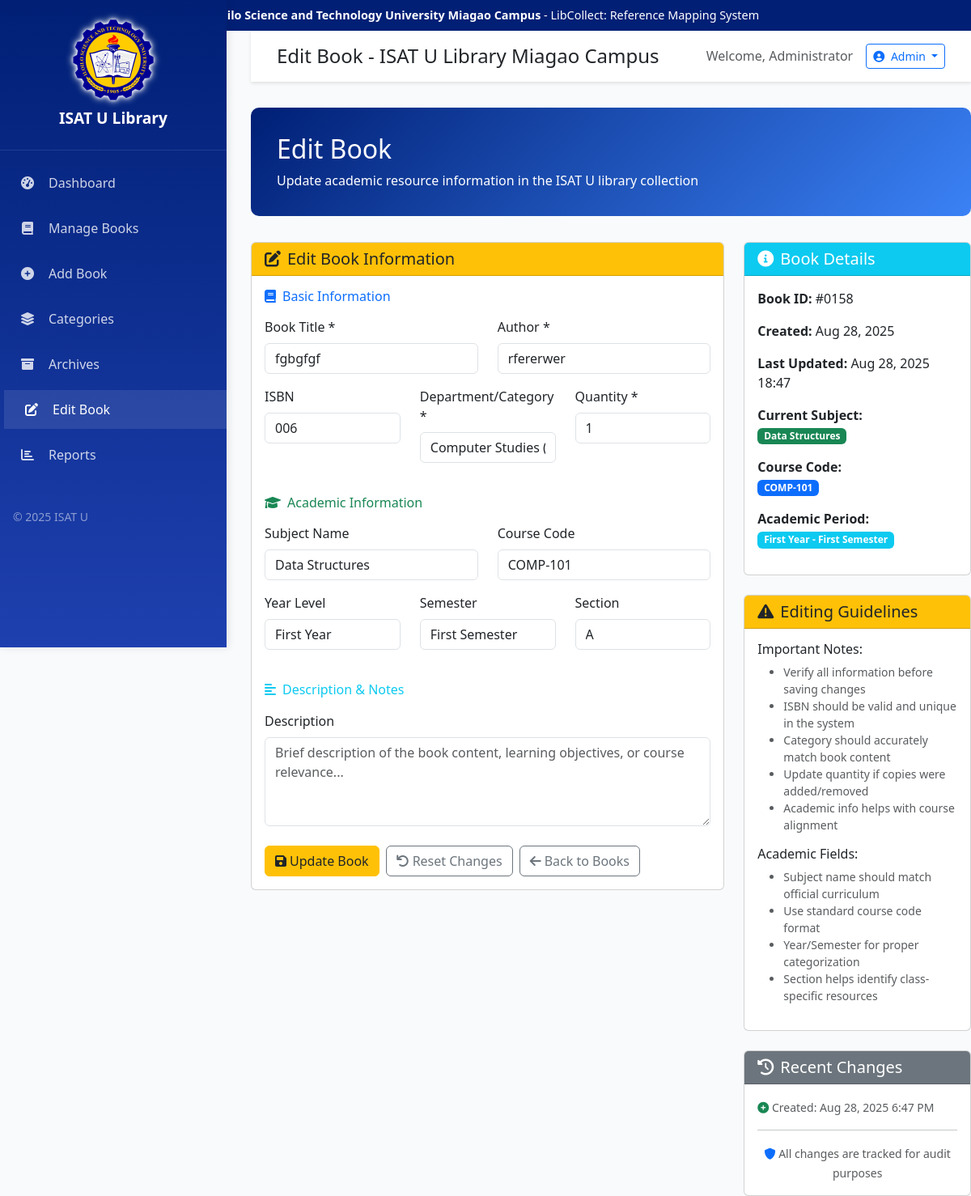
The page /views/edit-book.php?id=158 (signed in) on the database its author committed.
### tables this page shows
CREATE TABLE `books` (
  `id` int(11) NOT NULL,
  `title` varchar(255) NOT NULL,
  `author` varchar(255) NOT NULL,
  `isbn` varchar(20) DEFAULT NULL,
  `category` text NOT NULL,
  `quantity` int(11) NOT NULL DEFAULT 1,
  `description` text DEFAULT NULL,
  `created_at` timestamp NOT NULL DEFAULT current_timestamp(),
  `updated_at` timestamp NOT NULL DEFAULT current_timestamp() ON UPDATE current_timestamp(),
  `subject_name` varchar(255) DEFAULT NULL,
  `course_code` varchar(50) DEFAULT NULL,
  `publication_year` int(4) DEFAULT NULL,
  `book_copy_number` int(11) DEFAULT NULL,
  `total_quantity` int(11) DEFAULT NULL,
  `is_multi_context` tinyint(1) DEFAULT 0,
  `same_book_series` tinyint(1) DEFAULT 0,
  `year_level` text DEFAULT NULL,
  `semester` text DEFAULT NULL,
  `section` text DEFAULT NULL
);

### classes/Book.php (called while the page is built, shortened)
<?php
class Book {
    private $pdo;
    public function __construct($pdo) {
        $this->pdo = $pdo;
    }
    public function getBookById($id) {
        try {
            $stmt = $this->pdo->prepare("SELECT * FROM books WHERE id = ?");
            $stmt->execute([$id]);
            return $stmt->fetch(PDO::FETCH_ASSOC);
        } catch (PDOException $e) {
            error_log("Error in getBookById: " . $e->getMessage());
            return false;
        }
    }
}
?>

### views/edit-book.php (the view, shortened to what this page needs)
<?php
require_once '../config/database.php';
require_once '../classes/Book.php';
$database = new Database();
$pdo = $database->connect();
$book = new Book($pdo);
$book_id = isset($_GET['id']) ? (int)$_GET['id'] : 0;
$book_data = $book->getBookById($book_id);
include '../includes/header.php';
?>
<div class="page-header">
    <h1 class="h2 mb-2">Edit Book</h1>
    <p class="mb-0">Update academic resource information in the ISAT U library collection</p>
</div>
<div class="row">
    <div class="col-md-8">
        <div class="card">
            <div class="card-header bg-warning text-dark">
                <h5 class="mb-0"><i class="fas fa-edit me-2"></i>Edit Book Information</h5>
            </div>
            <div class="card-body">
                <form method="POST" id="editBookForm">
                    <div class="mb-4">
                        <h6 class="text-primary mb-3"><i class="fas fa-book me-2"></i>Basic Information</h6>
                        <div class="row">
                            <div class="col-md-6 mb-3">
                                <label class="form-label">Book Title *</label>
                                <input type="text" class="form-control" name="title"
                                       value="<?php echo htmlspecialchars($book_data['title']); ?>"
                                       required placeholder="Enter complete book title">
                            </div>
                            <div class="col-md-6 mb-3">
                                <label class="form-label">Author *</label>
                                <input type="text" class="form-control" name="author"
                                       value="<?php echo htmlspecialchars($book_data['author']); ?>"
                                       required placeholder="Author's full name">
                            </div>
                        </div>
                        <div class="row">
                            <div class="col-md-4 mb-3">
                                <label class="form-label">ISBN</label>
                                <input type="text" class="form-control" name="isbn"
                                       value="<?php echo htmlspecialchars($book_data['isbn']); ?>"
                                       placeholder="978-XXXXXXXXXX">
                            </div>
                            <div class="col-md-4 mb-3">
                                <label class="form-label">Department/Category *</label>
                                <select class="form-control" name="category" required id="categorySelect">
                                    <option value="COMPSTUD" <?php echo ($book_data['category'] == 'COMPSTUD') ? 'selected' : ''; ?>>Computer Studies (COMPSTUD)</option>
                                </select>
                            </div>
                            <div class="col-md-4 mb-3">
                                <label class="form-label">Quantity *</label>
                                <input type="number" class="form-control" name="quantity" min="1"
                                       value="<?php echo $book_data['quantity']; ?>" required>
                            </div>
                        </div>
                    </div>
                    <div class="mb-4">
                        <h6 class="text-success mb-3"><i class="fas fa-graduation-cap me-2"></i>Academic Information</h6>
                        <div class="row">
                            <div class="col-md-6 mb-3">
                                <label class="form-label">Subject Name</label>
                                <input type="text" class="form-control" name="subject_name"
                                       value="<?php echo htmlspecialchars($book_data['subject_name'] ?? ''); ?>"
                                       placeholder="e.g., Occupational Safety and Health">
                            </div>
                            <div class="col-md-6 mb-3">
                                <label class="form-label">Course Code</label>
                                <input type="text" class="form-control" name="course_code"
                                       value="<?php echo htmlspecialchars($book_data['course_code'] ?? ''); ?>"
                                       placeholder="e.g., BIT-OSH, EDUC-101">
                            </div>
                        </div>
                        <div class="row">
                            <div class="col-md-4 mb-3">
                                <label class="form-label">Year Level</label>
                                <select class="form-control" name="year_level">
                                    <option value="First Year" <?php echo (($book_data['year_level'] ?? '') == 'First Year') ? 'selected' : ''; ?>>First Year</option>
                                </select>
                            </div>
                            <div class="col-md-4 mb-3">
                                <label class="form-label">Semester</label>
                                <select class="form-control" name="semester">
                                    <option value="First Semester" <?php echo (($book_data['semester'] ?? '') == 'First Semester') ? 'selected' : ''; ?>>First Semester</option>
                                </select>
                            </div>
                            <div class="col-md-4 mb-3">
                                <label class="form-label">Section</label>
                                <input type="text" class="form-control" name="section"
                                       value="<?php echo htmlspecialchars($book_data['section'] ?? ''); ?>"
                                       placeholder="e.g., A, B, 1A, 2B">
                            </div>
                        </div>
                    </div>
                    <div class="mb-4">
                        <h6 class="text-info mb-3"><i class="fas fa-align-left me-2"></i>Description & Notes</h6>
                        <div class="mb-3">
                            <label class="form-label">Description</label>
                            <textarea class="form-control" name="description" rows="4"
                                      placeholder="Brief description of the book content, learning objectives, or course relevance..."><?php echo htmlspecialchars($book_data['description']); ?></textarea>
                        </div>
                    </div>
                    <div class="d-flex gap-2">
                        <button type="submit" class="btn btn-warning text-dark">
                            <i class="fas fa-save me-1"></i>Update Book
                        </button>
                        <button type="reset" class="btn btn-outline-secondary" onclick="resetForm()">
                            <i class="fas fa-undo me-1"></i>Reset Changes
                        </button>
                        <a href="books.php" class="btn btn-outline-secondary">
                            <i class="fas fa-arrow-left me-1"></i>Back to Books
                        </a>
                    </div>
                </form>
            </div>
        </div>
    </div>
    <div class="col-md-4">
        <div class="card mb-4">
            <div class="card-header bg-info text-white">
                <h5 class="mb-0"><i class="fas fa-info-circle me-2"></i>Book Details</h5>
            </div>
            <div class="card-body">
                <div class="mb-3">
                    <strong>Book ID:</strong> #<?php echo str_pad($book_data['id'], 4, '0', STR_PAD_LEFT); ?>
                </div>
                <div class="mb-3">
                    <strong>Created:</strong> <?php echo date('M d, Y', strtotime($book_data['created_at'])); ?>
                </div>
                <div class="mb-3">
                    <strong>Last Updated:</strong> <?php echo date('M d, Y H:i', strtotime($book_data['updated_at'])); ?>
                </div>
                <?php if (!empty($book_data['subject_name'])): ?>
                <div class="mb-3">
                    <strong>Current Subject:</strong><br>
                    <span class="badge bg-success"><?php echo htmlspecialchars($book_data['subject_name']); ?></span>
                </div>
                <?php endif; ?>
                <?php if (!empty($book_data['course_code'])): ?>
                <div class="mb-3">
                    <strong>Course Code:</strong><br>
                    <span class="badge bg-primary"><?php echo htmlspecialchars($book_data['course_code']); ?></span>
                </div>
                <?php endif; ?>
                <?php if (!empty($book_data['year_level']) && !empty($book_data['semester'])): ?>
                <div class="mb-3">
                    <strong>Academic Period:</strong><br>
                    <span class="badge bg-info"><?php echo htmlspecialchars($book_data['year_level']) . ' - ' . htmlspecialchars($book_data['semester']); ?></span>
                </div>
                <?php endif; ?>
            </div>
        </div>
        <div class="card mb-4">
            <div class="card-header bg-warning text-dark">
                <h5 class="mb-0"><i class="fas fa-exclamation-triangle me-2"></i>Editing Guidelines</h5>
            </div>
            <div class="card-body">
                <h6>Important Notes:</h6>
                <ul class="small text-muted">
                    <li>Verify all information before saving changes</li>
                    <li>ISBN should be valid and unique in the system</li>
                    <li>Category should accurately match book content</li>
                    <li>Update quantity if copies were added/removed</li>
                    <li>Academic info helps with course alignment</li>
                </ul>
                <h6 class="mt-3">Academic Fields:</h6>
                <ul class="small text-muted">
                    <li>Subject name should match official curriculum</li>
                    <li>Use standard course code format</li>
                    <li>Year/Semester for proper categorization</li>
                    <li>Section helps identify class-specific resources</li>
                </ul>
            </div>
        </div>
        <div class="card">
            <div class="card-header bg-secondary text-white">
                <h5 class="mb-0"><i class="fas fa-history me-2"></i>Recent Changes</h5>
            </div>
            <div class="card-body">
                <div class="timeline">
                    <div class="timeline-item">
                        <small class="text-muted">
                            <i class="fas fa-plus-circle text-success"></i>
                            Created: <?php echo date('M d, Y g:i A', strtotime($book_data['created_at'])); ?>
                        </small>
                    </div>
                </div>
                <hr>
                <div class="text-center">
                    <small class="text-muted">
                        <i class="fas fa-shield-alt text-primary"></i>
                        All changes are tracked for audit purposes
                    </small>
                </div>
            </div>
        </div>
    </div>
</div>
<?php include '../includes/footer.php'; ?>

### assets/css/style.css (style rules this page uses)
:root { --primary-color: #001f75; --secondary-color: #3b82f6; --accent-color: #fbbf24; --sidebar-width: 280px; }
body { font-family: 'Segoe UI', Tahoma, Geneva, Verdana, sans-serif; background-color: #f8fafc; }
.page-header { background: linear-gradient(135deg, var(--primary-color) 0%, var(--secondary-color) 100%); color: white; padding: 2rem; margin-bottom: 2rem; border-radius: 10px; }

### rows shown on the page
books: title "fgbgfgf", author "rfererwer", isbn "006", category "Computer Studies (COMPSTUD)", quantity "1", subject_name "Data Structures", course_code "COMP-101", year_level "First Year", semester "First Semester", section "A", id "0158", created_at "Aug 28, 2025", updated_at "Aug 28, 2025 18:47", created_at "Aug 28, 2025 6:47 PM"

### other values the page prints
$page_title "Edit Book - ISAT U Library Miagao Campus"
